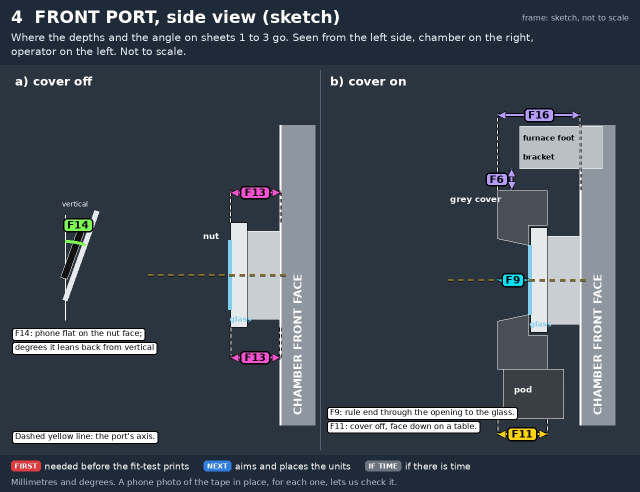
#> input picture atomizer-viewport-cameras/measure/guide/4_front_side_sketch.jpg, 1280 x 984 px, given in place of front_port_FDRTt68Vfvo_5100.jpg, which was not available (shown at 1/2 size)
$ python make_guide.py
#> lines starting #> are read from the running program, lines starting #| are printed output that depends on the picture; pictures that were not available may be replaced by others from this repository, and a replacement may not be noted
"""Draw the measurement guide: each training-video frame with the measurements marked on it, and a legend below.

    python make_guide.py        # writes N_*.jpg, rePowder-measuring-guide.pdf and field_sheet.csv next to this file

The frames are in ../frames/. The text of every measurement is in sheets.py; the marks are placed here in frame
pixels. Sheet 4 is a drawn side view of the front port, for the depths and the angle a photo can't show.
"""
from __future__ import annotations

import csv
import math
import textwrap
from pathlib import Path

from PIL import Image, ImageDraw, ImageFont

from sheets import PRIORITY, SHEETS

HERE = Path(__file__).resolve().parent
FRAMES = HERE.parent / "frames"
W = 1280
BOLD = "/usr/share/fonts/truetype/dejavu/DejaVuSans-Bold.ttf"
REG = "/usr/share/fonts/truetype/dejavu/DejaVuSans.ttf"
PALETTE = ["#FFD400", "#00E5FF", "#FF4FD8", "#7CFF4F", "#FF9A1F", "#B69CFF", "#FF6B6B", "#5AB4FF"]
PRI_COLOUR = {1: "#E0393E", 2: "#2F7DE1", 3: "#6B7280"}
PRI_WORD = {1: "FIRST", 2: "NEXT", 3: "IF TIME"}


def font(size, bold=False):
    return ImageFont.truetype(BOLD if bold else REG, size)


# ---------------------------------------------------------------- marks drawn on the photo, in frame pixels
# ("dim", id, p1, p2[, tag_at])      double-headed arrow between two points, tagged
# ("call", id, point, tag_at)        leader from a point to a tag
# ("part", text, point, label_at)    names a part of the machine (white label)
# ("ext", p1, p2)                    thin dashed extension line
# ("note", id, text, at)             short note in the tag's colour
MARKS = {
    "1_front_cover_on": [
        ("ext", (462, 236), (462, 615)),
        ("ext", (588, 293), (770, 293)),
        ("ext", (588, 293), (588, 356)),
        ("dim", "F1", (470, 316), (702, 316), (510, 316)),
        ("dim", "F2", (505, 480), (632, 480), (568, 480)),
        ("dim", "F2", (652, 402), (652, 466), (690, 434)),
        ("call", "F3", (560, 432), (400, 470)),
        ("dim", "F4", (463, 352), (587, 352), (525, 352)),
        ("dim", "F5", (770, 293), (770, 714), (770, 600)),
        ("note", "F5", "to the floor", (785, 680)),
        ("call", "F6", (468, 214), (330, 150)),
        ("call", "F7", (452, 330), (300, 270)),
        ("part", "grey LED cover, 12 sides", (665, 236), (820, 165)),
        ("part", "cable pod", (600, 452), (850, 520)),
        ("part", "top-left door clamp (star knob)", (410, 345), (30, 395)),
        ("part", "furnace foot bracket", (440, 190), (170, 95)),
        ("part", "chamber's left edge", (462, 560), (190, 560)),
    ],
    "2_front_cover_closeup": [
        ("dim", "F8", (594, 250), (1004, 250), (700, 250)),
        ("dim", "F10", (648, 318), (876, 318), (762, 318)),
        ("call", "F9", (760, 390), (1010, 600)),
        ("note", "F9", "rule end on the glass (sheet 4)", (840, 645)),
        ("part", "cover's front face", (450, 360), (120, 640)),
        ("part", "LED ring", (900, 330), (1000, 420)),
        ("part", "glass", (700, 420), (520, 560)),
    ],
    "3_front_cover_off": [
        ("dim", "F12", (585, 124), (792, 366), (640, 190)),
        ("call", "F13", (575, 262), (380, 170)),
        ("note", "F13", "chamber face to nut face (sheet 4)", (210, 225)),
        ("call", "F14", (735, 345), (900, 470)),
        ("note", "F14", "phone flat on the nut face", (850, 515)),
        ("call", "F15", (785, 300), (1010, 380)),
        ("part", "shiny nut: leave it alone", (612, 330), (760, 610)),
    ],
    "5_left_sight_glass": [
        ("ring", (645, 80), 44),
        ("note", "L1", "the small window: L1 to L5 (side view in the inset)", (700, 150)),
        ("call", "L7", (622, 196), (520, 240)),
        ("part", "door (left side of the chamber)", (720, 380), (700, 560)),
        ("part", "ultrasonic stack", (470, 400), (300, 560)),
        ("part", "top door clamp", (715, 92), (1000, 230)),
    ],
    "6_lid_window": [
        ("dim", "T1", (458, 560), (874, 560), (666, 560)),
        ("dim", "T2", (520, 229), (520, 688), (520, 610)),
        ("dim", "T3", (262, 182), (1058, 182), (380, 182)),
        ("dim", "T4", (1110, 22), (1110, 714), (1110, 300)),
        ("note", "T4", "plate continues below", (1000, 680)),
        ("dim", "T5", (310, 125), (662, 125), (486, 125)),
        ("call", "T6", (436, 430), (140, 330)),
    ],
    "7_lid_from_front": [
        ("call", "T7", (600, 322), (930, 400)),
        ("note", "T7", "phone flat on the plate", (880, 445)),
        ("dim", "T8", (535, 188), (535, 714), (535, 520)),
        ("note", "T8", "to the floor", (550, 680)),
        ("dim", "T9", (80, 452), (820, 452), (300, 452)),
        ("note", "T9", "tape round the lid here", (110, 490)),
        ("call", "T10", (520, 14), (260, 90)),
        ("call", "T11", (40, 420), (170, 620)),
        ("part", "window plate, 8 screws", (380, 40), (90, 175)),
        ("part", "lid hinge", (35, 380), (120, 300)),
    ],
    "8_whole_machine": [
        ("dim", "M1", (764, 690), (998, 690), (880, 690)),
        ("note", "M1", "tape round the body", (770, 735)),
        ("dim", "M2", (1250, 795), (1250, 1076), (1250, 940)),
        ("dim", "M3", (1385, 285), (1385, 1076), (1385, 470)),
        ("note", "M3", "to the floor", (1405, 1035)),
        ("call", "M4", (1100, 312), (1060, 190)),
        ("call", "M5", (1003, 610), (1090, 690)),
        ("call", "M6", (603, 352), (420, 330)),
        ("call", "M6", (592, 440), (420, 330)),
        ("part", "lid, open", (700, 470), (230, 470)),
        ("part", "blue cabinet", (900, 400), (850, 220)),
        ("part", "chamber top", (1150, 760), (1500, 800)),
    ],
}

SCALE = {"8_whole_machine": W / 1920}


def colour_map(rows):
    return {r[0]: PALETTE[i % len(PALETTE)] for i, r in enumerate(rows)}


def _poly_outline(d, pts, fill):
    d.polygon(pts, fill=fill, outline="black")


def arrow(d, p1, p2, col, width=4):
    (x1, y1), (x2, y2) = p1, p2
    d.line([p1, p2], fill="black", width=width + 4)
    d.line([p1, p2], fill=col, width=width)
    ang = math.atan2(y2 - y1, x2 - x1)
    for (tx, ty), a in (((x2, y2), ang), ((x1, y1), ang + math.pi)):
        L, Wd = 16, 8
        bx, by = tx - L * math.cos(a), ty - L * math.sin(a)
        pts = [(tx, ty), (bx + Wd * math.sin(a), by - Wd * math.cos(a)), (bx - Wd * math.sin(a), by + Wd * math.cos(a))]
        _poly_outline(d, pts, col)


def tag(d, at, text, col, size=26):
    f = font(size, True)
    l, t, r, b = d.textbbox((0, 0), text, font=f)
    w, h = r - l + 16, b - t + 12
    x, y = at[0] - w / 2, at[1] - h / 2
    d.rounded_rectangle([x, y, x + w, y + h], radius=8, fill=col, outline="black", width=3)
    d.text((x + 8 - l, y + 6 - t), text, font=f, fill="black")


def label(d, at, text, fg="black", bg="white", size=20, bold=True):
    f = font(size, bold)
    l, t, r, b = d.textbbox((0, 0), text, font=f)
    x, y = at
    d.rounded_rectangle([x - 6, y - 4, x + r - l + 6, y + b - t + 6], radius=5, fill=bg, outline="black", width=2)
    d.text((x - l, y - t), text, font=f, fill=fg)
    return x + (r - l) / 2, y + (b - t) / 2


def dashed(d, p1, p2, col="white", dash=10):
    (x1, y1), (x2, y2) = p1, p2
    n = max(1, int(math.hypot(x2 - x1, y2 - y1) / dash))
    for i in range(0, n, 2):
        a, b = i / n, min(1, (i + 1) / n)
        seg = [(x1 + (x2 - x1) * a, y1 + (y2 - y1) * a), (x1 + (x2 - x1) * b, y1 + (y2 - y1) * b)]
        d.line(seg, fill="black", width=5)
        d.line(seg, fill=col, width=2)


def draw_marks(im, marks, cols, s=1.0):
    d = ImageDraw.Draw(im)
    S = lambda p: (p[0] * s, p[1] * s)
    later = []
    for m in marks:
        kind = m[0]
        if kind == "ext":
            dashed(d, S(m[1]), S(m[2]))
        elif kind == "dim":
            _, mid, p1, p2, *rest = m
            arrow(d, S(p1), S(p2), cols[mid])
            at = S(rest[0]) if rest else ((p1[0] + p2[0]) * s / 2, (p1[1] + p2[1]) * s / 2)
            later.append(("tag", at, mid))
        elif kind == "call":
            _, mid, pt, at = m
            pt, at = S(pt), S(at)
            d.line([pt, at], fill="black", width=6)
            d.line([pt, at], fill=cols[mid], width=3)
            d.ellipse([pt[0] - 7, pt[1] - 7, pt[0] + 7, pt[1] + 7], fill=cols[mid], outline="black", width=2)
            later.append(("tag", at, mid))
        elif kind == "part":
            _, text, pt, at = m
            pt, at = S(pt), S(at)
            later.append(("part", pt, at, text))
        elif kind == "note":
            _, mid, text, at = m
            later.append(("note", S(at), mid, text))
        elif kind == "ring":
            _, c, r = m
            c = S(c)
            d.ellipse([c[0] - r, c[1] - r, c[0] + r, c[1] + r], outline="black", width=9)
            d.ellipse([c[0] - r, c[1] - r, c[0] + r, c[1] + r], outline="#FFD400", width=5)
    for it in later:  # labels last, so lines never cross them
        if it[0] == "part":
            _, pt, at, text = it
            f = font(20, True)
            l, t, r, b = d.textbbox((0, 0), text, font=f)
            cx, cy = at[0] + (r - l) / 2, at[1] + (b - t) / 2
            d.line([pt, (cx, cy)], fill="black", width=4)
            d.line([pt, (cx, cy)], fill="white", width=2)
            d.ellipse([pt[0] - 5, pt[1] - 5, pt[0] + 5, pt[1] + 5], fill="white", outline="black", width=2)
    for it in later:
        if it[0] == "part":
            label(d, it[2], it[3], fg="black", bg="white", size=20)
        elif it[0] == "note":
            _, at, mid, text = it
            label(d, at, text, fg="black", bg=cols[mid], size=19)
    for it in later:
        if it[0] == "tag":
            tag(d, it[1], it[2], cols[it[2]])


def legend(rows, cols, width=W, pad=22):
    """Rows of the legend, two columns, as an image."""
    colw = (width - 3 * pad) // 2
    ft, fb, fs = font(23, True), font(19), font(19, True)
    blocks = []
    tmp = ImageDraw.Draw(Image.new("RGB", (10, 10)))
    for mid, pri, title, how, guess, var in rows:
        lines = textwrap.wrap(how, width=int(colw / 10.6))
        h = 36 + 25 * len(lines) + 34 + 10 + 30
        blocks.append((h, mid, pri, title, lines, guess, var))
    # fill the left column first, then the right, keeping order
    total = sum(b[0] for b in blocks)
    left, acc = [], 0
    for b in blocks:
        if acc + b[0] / 2 <= total / 2 or not left:
            left.append(b)
            acc += b[0]
        else:
            break
    right = blocks[len(left):]
    H = max(sum(b[0] for b in left), sum(b[0] for b in right) if right else 0) + pad
    im = Image.new("RGB", (width, H), "#F4F4F2")
    d = ImageDraw.Draw(im)
    for ci, colblocks in enumerate((left, right)):
        x0, y = pad + ci * (colw + pad), pad // 2
        for h, mid, pri, title, lines, guess, var in colblocks:
            tag(d, (x0 + 30, y + 17), mid, cols[mid], size=22)
            d.text((x0 + 66, y + 4), title, font=ft, fill="black")
            tw = d.textlength(title, font=ft)
            pw = d.textlength(PRI_WORD[pri], font=font(14, True)) + 14
            px = x0 + colw - pw
            d.rounded_rectangle([px, y + 8, px + pw, y + 29], radius=6, fill=PRI_COLOUR[pri])
            d.text((px + 7, y + 11), PRI_WORD[pri], font=font(14, True), fill="white")
            yy = y + 36
            for ln in lines:
                d.text((x0 + 10, yy), ln, font=fb, fill="#222222")
                yy += 25
            d.text((x0 + 10, yy + 4), f"now in the model: {guess}", font=fs, fill="#555555")
            yy += 30                      # the blank gets a line of its own, long enough to write in
            gx = x0 + 10
            d.text((gx, yy + 4), "measured:", font=fs, fill="black")
            lx = gx + d.textlength("measured:", font=fs) + 8
            d.line([(lx, yy + 26), (x0 + colw - 8, yy + 26)], fill="black", width=2)
            y += h
            d.line([(x0, y - 5), (x0 + colw, y - 5)], fill="#D0D0CC", width=1)
    return im


def header(title, where, src, width=W):
    ft, fw, fsrc = font(34, True), font(21), font(16)
    lines = textwrap.wrap(where, width=105)
    H = 62 + 28 * len(lines) + 12
    im = Image.new("RGB", (width, H), "#1E2A38")
    d = ImageDraw.Draw(im)
    d.text((22, 14), title, font=ft, fill="white")
    s = f"frame: {src}"
    d.text((width - 22 - d.textlength(s, font=fsrc), 26), s, font=fsrc, fill="#B8C4D0")
    y = 62
    for ln in lines:
        d.text((22, y), ln, font=fw, fill="#E8EEF4")
        y += 28
    return im


def footer(width=W):
    im = Image.new("RGB", (width, 74), "#1E2A38")
    d = ImageDraw.Draw(im)
    f = font(18)
    x = 22
    for p in (1, 2, 3):
        pw = d.textlength(PRI_WORD[p], font=font(14, True)) + 14
        d.rounded_rectangle([x, 11, x + pw, 32], radius=6, fill=PRI_COLOUR[p])
        d.text((x + 7, 14), PRI_WORD[p], font=font(14, True), fill="white")
        x += pw + 8
        t = PRIORITY[p] + "     "
        d.text((x, 12), t, font=f, fill="white")
        x += d.textlength(t, font=f)
    d.text((22, 44), "Millimetres and degrees. A phone photo of the tape in place, for each one, lets us check it.",
           font=font(17), fill="#B8C4D0")
    return im


def stack(*ims, width=W):
    H = sum(i.height for i in ims)
    out = Image.new("RGB", (width, H), "white")
    y = 0
    for i in ims:
        out.paste(i, (0, y))
        y += i.height
    return out


def left_port_photo():
    """58wJ 77:25, with the side-on 9kn-HhXCr1o 25:06 view of the same window as an inset."""
    im = Image.open(FRAMES / "left_port_58wJ_Khwgyk_7725.jpg").convert("RGB")
    side = Image.open(FRAMES / "left_port_9kn-HhXCr1o_2506.jpg").convert("RGB").crop((480, 0, 640, 190))
    k = 2.6
    side = side.resize((int(side.width * k), int(side.height * k)), Image.LANCZOS)
    d = ImageDraw.Draw(side)
    # in the inset (source x 480.., y 0..): ring outer face ~x 538, door face ~x 580; ring top ~y 38, bottom ~y 112
    T = lambda x, y: ((x - 480) * k, y * k)
    cols = colour_map(next(s for s in SHEETS if s["key"] == "5_left_sight_glass")["rows"])
    arrow(d, T(538, 128), T(581, 128), cols["L2"])
    tag(d, T(560, 146), "L2", cols["L2"], size=22)
    arrow(d, T(527, 37), T(527, 113), cols["L1"])
    tag(d, T(510, 75), "L1", cols["L1"], size=22)
    label(d, (8, side.height - 40), "same window, side on", size=18)
    frame = Image.new("RGB", (side.width + 8, side.height + 8), "white")
    frame.paste(side, (4, 4))
    im.paste(frame, (12, 12))
    return im


def front_side_sketch(cols):
    """Side view of the front port: (a) cover off, (b) cover on. Chamber face on the right, operator on the left."""
    Wd, Hd = W, 780
    im = Image.new("RGB", (Wd, Hd), "#2B3540")
    d = ImageDraw.Draw(im)
    k = 2.2  # px per mm

    def panel(x_face, oy, cover):
        P = lambda s, r: (x_face - k * s, oy + k * r)   # s mm out from the chamber face, r mm down from the axis
        d.rectangle([x_face, 120, x_face + 70, Hd - 60], fill="#8E979F")
        d.line([(x_face, 120), (x_face, Hd - 60)], fill="white", width=4)
        txt = Image.new("RGB", (420, 40), "#8E979F")   # label up the chamber face, rotated
        ImageDraw.Draw(txt).text((10, 6), "CHAMBER FRONT FACE", font=font(22, True), fill="white")
        im.paste(txt.rotate(90, expand=True), (x_face + 16, Hd - 60 - 430))
        d.polygon([P(0, -40), P(30, -40), P(30, 40), P(0, 40)], fill="#C9CED2", outline="white")
        d.polygon([P(30, -47.5), P(45, -47.5), P(45, 47.5), P(30, 47.5)], fill="#E6E9EB", outline="black")
        d.polygon([P(44, -31.5), P(47, -31.5), P(47, 31.5), P(44, 31.5)], fill="#7FD0F0")
        if cover:
            for sg in (-1, 1):
                d.polygon([P(30, sg * 50), P(30, sg * 81), P(75, sg * 81), P(75, sg * 37.5), P(47, sg * 31.5),
                           P(47, sg * 50)], fill="#4A4F57", outline="white")
            d.polygon([P(15, 81), P(70, 81), P(70, 126), P(15, 126)], fill="#3A3E45", outline="white")
            d.text(P(60, 95), "pod", font=font(17, True), fill="white")
            d.polygon([P(-20, -140), P(55, -140), P(55, -101), P(-20, -101)], fill="#B9C0C6", outline="white")
            d.text(P(52, -133), "furnace foot", font=font(15, True), fill="black")
            d.text(P(52, -116), "bracket", font=font(15, True), fill="black")
            d.text(P(118, -78), "grey cover", font=font(17, True), fill="white")
        else:
            d.text(P(70, -40), "nut", font=font(17, True), fill="white")
        d.text(P(46, 36), "glass", font=font(15, True), fill="#7FD0F0")
        dashed(d, P(-5, 0), P(120, 0), col="#FFD400")
        return P

    def dim(P, mid, s0, s1, r, ext_from=None):
        a, b = P(s0, r), P(s1, r)
        if ext_from is not None:
            for s in (s0, s1):
                dashed(d, P(s, ext_from), P(s, r), col="white", dash=6)
        arrow(d, a, b, cols[mid])
        tag(d, ((a[0] + b[0]) / 2, a[1]), mid, cols[mid], size=21)

    # (a) cover off
    d.text((30, 18), "a) cover off", font=font(24, True), fill="white")
    Pa = panel(560, 420, cover=False)
    dim(Pa, "F13", 0, 45, -75, ext_from=-48)
    dim(Pa, "F13", 0, 45, 75, ext_from=48)
    # F14: a face leaning back from vertical, and a phone lying on it
    cx, cy = 130, 470
    d.line([(cx, cy - 170), (cx, cy + 40)], fill="white", width=2)
    t = math.radians(20)
    top = (cx + 190 * math.sin(t), cy - 190 * math.cos(t))
    d.line([(cx, cy), top], fill="#E6E9EB", width=10)
    ph = [(cx + 40 * math.sin(t) - 10 * math.cos(t), cy - 40 * math.cos(t) - 10 * math.sin(t)),
          (cx + 150 * math.sin(t) - 10 * math.cos(t), cy - 150 * math.cos(t) - 10 * math.sin(t)),
          (cx + 150 * math.sin(t) - 24 * math.cos(t), cy - 150 * math.cos(t) - 24 * math.sin(t)),
          (cx + 40 * math.sin(t) - 24 * math.cos(t), cy - 40 * math.cos(t) - 24 * math.sin(t))]
    d.polygon(ph, fill="#111111", outline="white")
    d.arc([cx - 120, cy - 120, cx + 120, cy + 120], start=-90, end=-90 + 20, fill=cols["F14"], width=6)
    tag(d, (cx + 26, cy - 150), "F14", cols["F14"], size=21)
    label(d, (30, cy + 60), "F14: phone flat on the nut face;", size=16, bold=False)
    label(d, (30, cy + 88), "degrees it leans back from vertical", size=16, bold=False)
    d.text((cx - 6, cy - 200), "vertical", font=font(14), fill="white")
    # (b) cover on
    d.line([(640, 10), (640, Hd - 10)], fill="#566270", width=2)
    d.text((660, 18), "b) cover on", font=font(24, True), fill="white")
    Pb = panel(1160, 430, cover=True)
    dim(Pb, "F16", 0, 75, -150, ext_from=-82)
    dim(Pb, "F9", 47, 75, 0)
    dim(Pb, "F11", 30, 75, 140, ext_from=127)
    a, b = Pb(62, -82), Pb(62, -101)
    arrow(d, a, b, cols["F6"])
    tag(d, (a[0] - 30, (a[1] + b[1]) / 2), "F6", cols["F6"], size=21)
    label(d, (660, Hd - 92), "F9: rule end through the opening to the glass.", size=16, bold=False)
    label(d, (660, Hd - 64), "F11: cover off, face down on a table.", size=16, bold=False)
    label(d, (30, Hd - 44), "Dashed yellow line: the port's axis.", size=16, bold=False)
    return im


def main():
    with open(HERE / "field_sheet.csv", "w", newline="") as fh:
        w = csv.writer(fh)
        w.writerow(["id", "priority", "what", "how", "now_in_model", "onshape_variable", "measured", "notes"])
        for sh in SHEETS:
            for mid, pri, title, how, guess, var in sh["rows"]:
                w.writerow([mid, pri, title, how, guess, var, "", ""])
    front_cols = {}
    for sh in SHEETS[:3]:
        front_cols.update(colour_map(sh["rows"]))
    pages = []
    for sh in SHEETS:
        cols = colour_map(sh["rows"])
        if sh["key"] == "4_front_side_sketch":
            photo = front_side_sketch(front_cols)
            rows = []
        elif sh["key"] == "5_left_sight_glass":
            photo = left_port_photo()
            rows = sh["rows"]
        else:
            photo = Image.open(FRAMES / sh["frame"]).convert("RGB")
#> photo is the input picture: PIL image 1280x984 RGB; mean R, G, B 64, 73.2, 83.1
            rows = sh["rows"]
        s = SCALE.get(sh["key"], 1.0)
        if s != 1.0:
            photo = photo.resize((W, int(photo.height * s)), Image.LANCZOS)
        if sh["key"] in MARKS:
            draw_marks(photo, MARKS[sh["key"]], cols, s)
#> the loop in draw_marks, `for m in marks:` made 17 passes
#> (kind, mid, ang in arrow, at) on passes 4, 5, 6, 8, 9: ('dim', 'F1', 0, (510, 316)), ('dim', 'F2', 0, (568, 480)), ('dim', 'F2', 1.57, (690, 434)), ('dim', 'F4', 0, (525, 352)), ('dim', 'F5', 1.57, (770, 600))
#> after the loop in draw_marks, `for m in marks:`: later = 14 items
#> the loop in draw_marks, `for it in later:` made 14 passes
#> (pt, at, text, cx, cy) on passes 10 to 14: ((665, 236), (820, 165), 'grey LED cover, 12 sides', 957.5, 174.5), ((600, 452), (850, 520), 'cable pod', 904.5, 529.5), ((410, 345), (30, 395), 'top-left door clamp (star knob)', 205, 404.5), ((440, 190), (170, 95), 'furnace foot bracket', 285.5, 102.5), ((462, 560), (190, 560), "chamber's left edge", 302.5, 569.5)
#> the loop in draw_marks, `for it in later:` made 14 passes
#> it on passes 1, 2, 3, 4, 5, 6, 8, 9: ('tag', (510, 316), 'F1'), ('tag', (568, 480), 'F2'), ('tag', (690, 434), 'F2'), ('tag', (400, 470), 'F3'), ('tag', (525, 352), 'F4'), ('tag', (770, 600), 'F5'), ('tag', (330, 150), 'F6'), ('tag', (300, 270), 'F7')
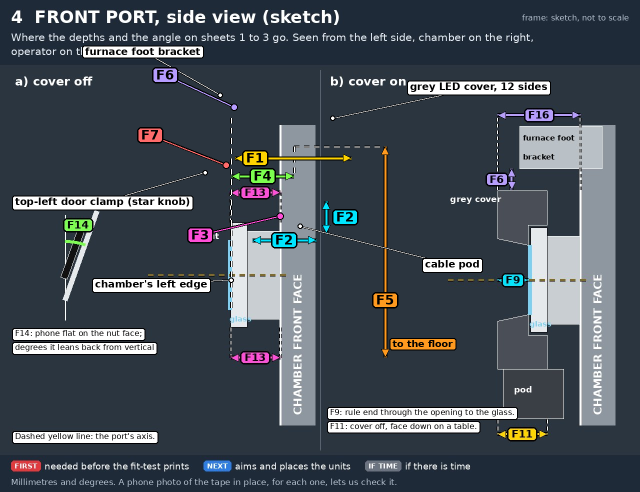
#> photo: PIL image 1280x984 RGB (shown at 1/2 size); mean R, G, B 68.6, 77.1, 85.8
        parts = [header(sh["title"], sh["where"], sh["src"]), photo]
#> in header, `im = Image.new("RGB", (width, H), "#1E2A38")`:
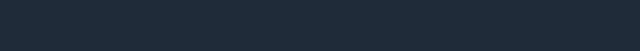
#> im: PIL image 1280x102 RGB (shown at 1/2 size); mean R, G, B 30, 42, 56
#> after the loop in header, `for ln in lines:`: y = 90
        if rows:
            parts.append(legend(rows, cols))
        parts.append(footer())
#> in footer, `im = Image.new("RGB", (width, 74), "#1E2A38")`:
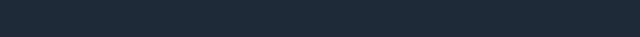
#> im: PIL image 1280x74 RGB (shown at 1/2 size); mean R, G, B 30, 42, 56
#> the loop in footer, `for p in (1, 2, 3):` made 3 passes
#> (pw, x) on passes 1 to 3: (59.17, 406.8), (55.62, 730.3), (71.89, 969.9)
#> after the loop in footer, `for p in (1, 2, 3):`: x = 969.9
        out = stack(*parts)
#> after the loop in stack, `for i in ims:`:
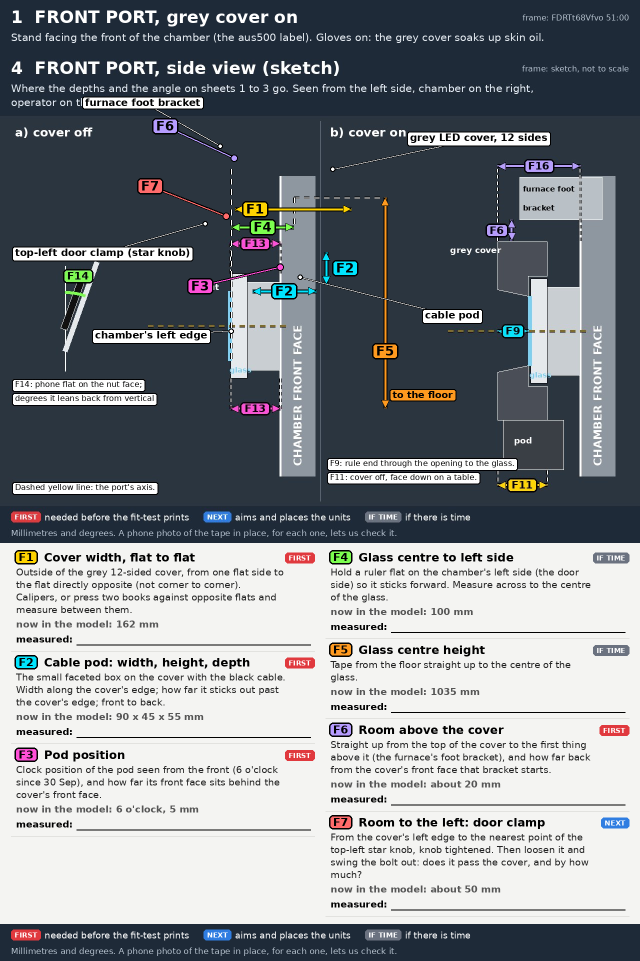
#> out: PIL image 1280x1922 RGB (shown at 1/2 size); mean R, G, B 129, 134, 139
#> after the loop in stack, `for i in ims:`: y = 1922
        out.save(HERE / f"{sh['key']}.jpg", quality=88)
        pages.append(out)
        print(sh["key"], out.size)
#| 1_front_cover_on (1280, 1922)
    # one sheet a page, 8 in wide, for printing
    pages[0].save(HERE / "rePowder-measuring-guide.pdf", save_all=True, append_images=pages[1:], resolution=160)


if __name__ == "__main__":
#> (the run stopped early here; a loop or call above may not have finished)
